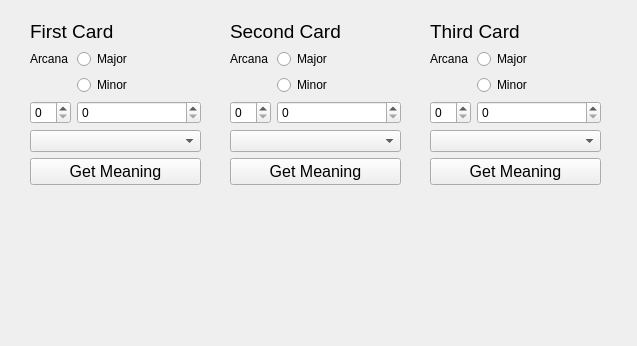
<?xml version="1.0" encoding="UTF-8"?>
<ui version="4.0">
 <class>Form</class>
 <widget class="QWidget" name="Form">
  <property name="geometry">
   <rect>
    <x>0</x>
    <y>0</y>
    <width>637</width>
    <height>346</height>
   </rect>
  </property>
  <property name="windowTitle">
   <string>Form</string>
  </property>
  <widget class="QWidget" name="layoutWidget">
   <property name="geometry">
    <rect>
     <x>230</x>
     <y>20</y>
     <width>171</width>
     <height>301</height>
    </rect>
   </property>
   <layout class="QFormLayout" name="formLayout_2">
    <item row="0" column="0" colspan="2">
     <widget class="QLabel" name="card_02">
      <property name="font">
       <font>
        <pointsize>14</pointsize>
       </font>
      </property>
      <property name="text">
       <string>Second Card</string>
      </property>
     </widget>
    </item>
    <item row="1" column="0">
     <widget class="QLabel" name="card_02_arcana">
      <property name="text">
       <string>Arcana</string>
      </property>
     </widget>
    </item>
    <item row="1" column="1">
     <widget class="QRadioButton" name="card_02_major">
      <property name="text">
       <string>Major</string>
      </property>
     </widget>
    </item>
    <item row="2" column="1">
     <widget class="QRadioButton" name="card_02_minor">
      <property name="text">
       <string>Minor</string>
      </property>
     </widget>
    </item>
    <item row="3" column="0">
     <widget class="QSpinBox" name="card_02_number_spin"/>
    </item>
    <item row="3" column="1">
     <widget class="QSpinBox" name="card_02_suit_spin"/>
    </item>
    <item row="4" column="0" colspan="2">
     <widget class="QComboBox" name="card_02_major_combo"/>
    </item>
    <item row="5" column="0" colspan="2">
     <widget class="QPushButton" name="card_02_mean_btn">
      <property name="font">
       <font>
        <pointsize>12</pointsize>
       </font>
      </property>
      <property name="text">
       <string>Get Meaning</string>
      </property>
     </widget>
    </item>
    <item row="6" column="0" colspan="2">
     <widget class="QLabel" name="card_02_mean_label">
      <property name="text">
       <string/>
      </property>
     </widget>
    </item>
   </layout>
  </widget>
  <widget class="QWidget" name="layoutWidget_2">
   <property name="geometry">
    <rect>
     <x>430</x>
     <y>20</y>
     <width>171</width>
     <height>301</height>
    </rect>
   </property>
   <layout class="QFormLayout" name="formLayout_3">
    <item row="0" column="0" colspan="2">
     <widget class="QLabel" name="card_03">
      <property name="font">
       <font>
        <pointsize>14</pointsize>
       </font>
      </property>
      <property name="text">
       <string>Third Card</string>
      </property>
     </widget>
    </item>
    <item row="1" column="0">
     <widget class="QLabel" name="card_03_arcana">
      <property name="text">
       <string>Arcana</string>
      </property>
     </widget>
    </item>
    <item row="1" column="1">
     <widget class="QRadioButton" name="card_03_major">
      <property name="text">
       <string>Major</string>
      </property>
     </widget>
    </item>
    <item row="2" column="1">
     <widget class="QRadioButton" name="card_03_minor">
      <property name="text">
       <string>Minor</string>
      </property>
     </widget>
    </item>
    <item row="3" column="0">
     <widget class="QSpinBox" name="card_03_number_spin"/>
    </item>
    <item row="3" column="1">
     <widget class="QSpinBox" name="card_03_suit_spin"/>
    </item>
    <item row="4" column="0" colspan="2">
     <widget class="QComboBox" name="card_03_major_combo"/>
    </item>
    <item row="5" column="0" colspan="2">
     <widget class="QPushButton" name="card_03_mean_btn">
      <property name="font">
       <font>
        <pointsize>12</pointsize>
       </font>
      </property>
      <property name="text">
       <string>Get Meaning</string>
      </property>
     </widget>
    </item>
    <item row="6" column="0" colspan="2">
     <widget class="QLabel" name="card_03_mean_label">
      <property name="text">
       <string/>
      </property>
     </widget>
    </item>
   </layout>
  </widget>
  <widget class="QWidget" name="">
   <property name="geometry">
    <rect>
     <x>30</x>
     <y>20</y>
     <width>171</width>
     <height>301</height>
    </rect>
   </property>
   <layout class="QFormLayout" name="formLayout">
    <item row="0" column="0" colspan="2">
     <widget class="QLabel" name="card_01">
      <property name="font">
       <font>
        <pointsize>14</pointsize>
       </font>
      </property>
      <property name="text">
       <string>First Card</string>
      </property>
     </widget>
    </item>
    <item row="1" column="0">
     <widget class="QLabel" name="card_01_arcana">
      <property name="text">
       <string>Arcana</string>
      </property>
     </widget>
    </item>
    <item row="1" column="1">
     <widget class="QRadioButton" name="card_01_major">
      <property name="text">
       <string>Major</string>
      </property>
     </widget>
    </item>
    <item row="2" column="1">
     <widget class="QRadioButton" name="card_01_minor">
      <property name="text">
       <string>Minor</string>
      </property>
     </widget>
    </item>
    <item row="3" column="0">
     <widget class="QSpinBox" name="card_01_number_spin"/>
    </item>
    <item row="3" column="1">
     <widget class="QSpinBox" name="card_01_suit_spin"/>
    </item>
    <item row="4" column="0" colspan="2">
     <widget class="QComboBox" name="card_01_major_combo"/>
    </item>
    <item row="5" column="0" colspan="2">
     <widget class="QPushButton" name="card_01_mean_btn">
      <property name="font">
       <font>
        <pointsize>12</pointsize>
       </font>
      </property>
      <property name="text">
       <string>Get Meaning</string>
      </property>
     </widget>
    </item>
    <item row="6" column="0" colspan="2">
     <widget class="QLabel" name="card_01_mean_label">
      <property name="text">
       <string/>
      </property>
     </widget>
    </item>
   </layout>
  </widget>
 </widget>
 <resources/>
 <connections/>
</ui>
